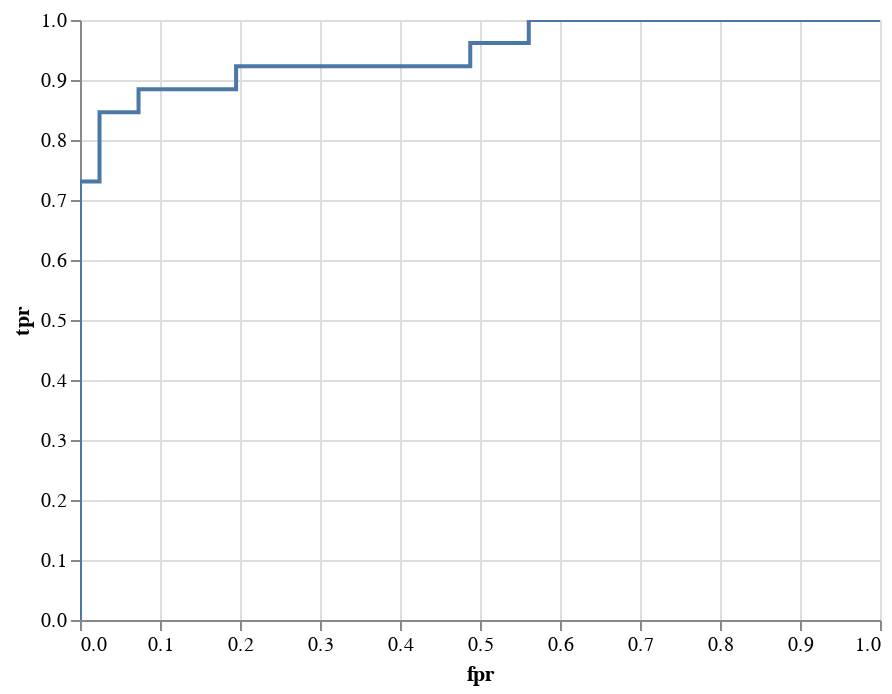

Write notebook code for a chart like this one.
### Code cell
alt.Chart(roc_frame).mark_line().encode(
    x='fpr',
    y='tpr'
).interactive()

### Figure 1 — Vega-Lite specification as saved in the notebook (floating-point values rounded to 4 significant figures)
{"config": {"view": {"continuousWidth": 400, "continuousHeight": 300}}, "data": {"name": "data-ae7ba7888a70d56a134031aca76cc278"}, "mark": "line", "encoding": {"x": {"type": "quantitative", "field": "fpr"}, "y": {"type": "quantitative", "field": "tpr"}}, "selection": {"selector004": {"type": "interval", "bind": "scales", "encodings": ["x", "y"]}}, "$schema": "https://vega.github.io/schema/vega-lite/v4.8.1.json", "datasets": {"data-ae7ba7888a70d56a134031aca76cc278": [{"fpr": 0.0, "tpr": 0.0, "threshold": 2.0}, {"fpr": 0.0, "tpr": 0.03846, "threshold": 1.0}, {"fpr": 0.0, "tpr": 0.7308, "threshold": 0.9697}, {"fpr": 0.02439, "tpr": 0.7308, "threshold": 0.9463}, {"fpr": 0.02439, "tpr": 0.8462, "threshold": 0.8189}, {"fpr": 0.07317, "tpr": 0.8462, "threshold": 0.7033}, {"fpr": 0.07317, "tpr": 0.8846, "threshold": 0.6951}, {"fpr": 0.1951, "tpr": 0.8846, "threshold": 0.4648}, {"fpr": 0.1951, "tpr": 0.9231, "threshold": 0.421}, {"fpr": 0.4878, "tpr": 0.9231, "threshold": 0.078}, {"fpr": 0.4878, "tpr": 0.9615, "threshold": 0.07365}, {"fpr": 0.561, "tpr": 0.9615, "threshold": 0.05513}, {"fpr": 0.561, "tpr": 1.0, "threshold": 0.04109}, {"fpr": 1.0, "tpr": 1.0, "threshold": 8.858e-05}]}}
